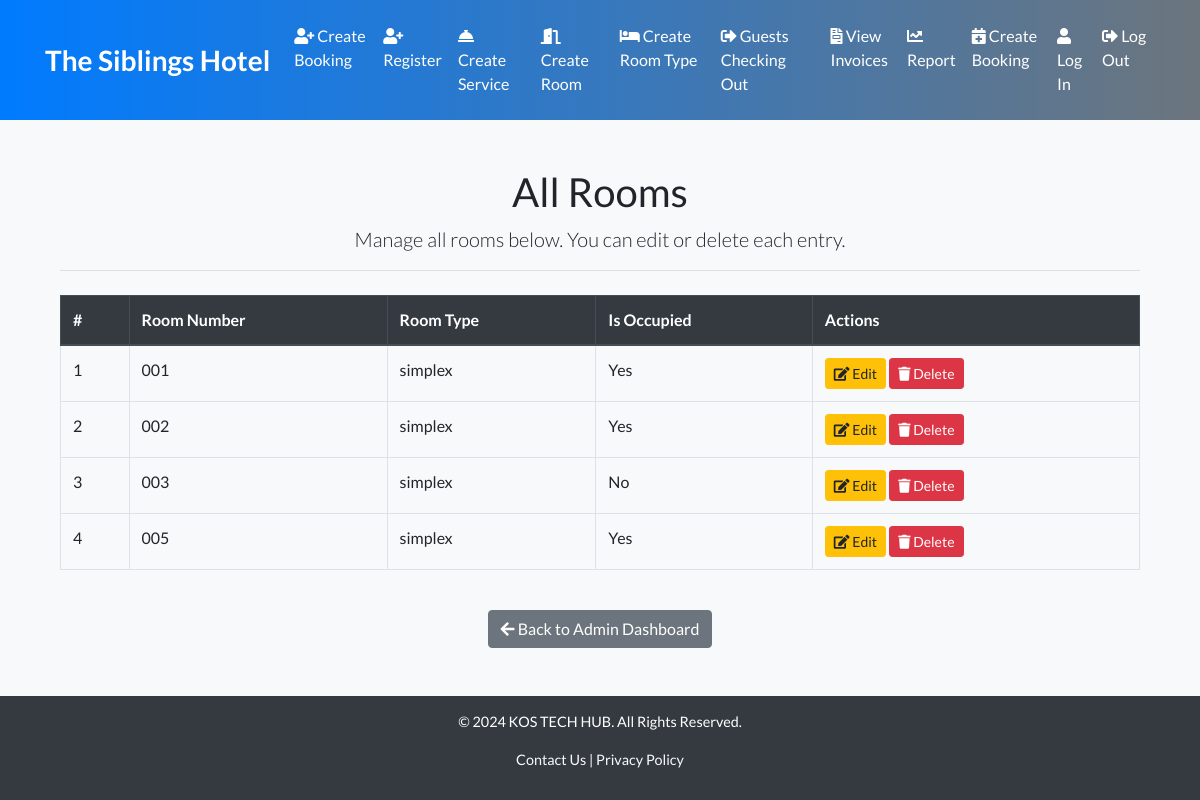
The app's page /admin-dashboard/rooms/ (signed in), older data.
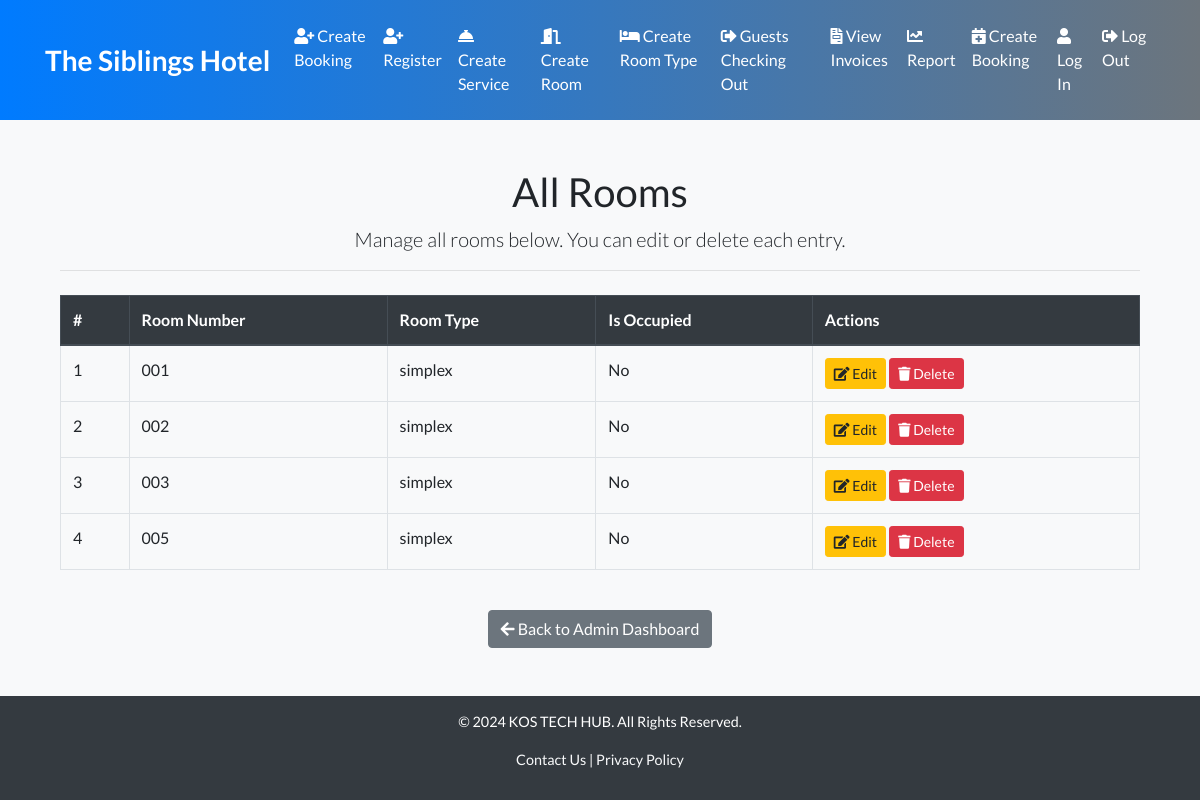
The same page, newer data.
### hotel/models.py (models this page shows, shortened)
class Room(models.Model):
    room_number = models.CharField(max_length=10)
    room_type = models.ForeignKey(RoomType, on_delete=models.CASCADE)
    is_occupied = models.BooleanField(default=False)

class RoomType(models.Model):
    name = models.CharField(max_length=100)
    description = models.TextField(blank=True, null=True)
    price_per_night = models.DecimalField(max_digits=10, decimal_places=2)

### hotel/views.py (the view)
# urls.py: path('admin-dashboard/rooms/', views.admin_room_list, name='admin_room_list'),
@login_required
@admin_required
def admin_room_list(request):
    rooms = Room.objects.all()
    return render(request, 'hotel/room_list.html', {'rooms': rooms})

### hotel/views.py (called while the page is built)
def is_admin_user(user):
    return user.is_superuser

### hotel/templates/hotel/room_list.html
{% extends 'hotel/base.html' %}
{% block content %}
<div class="container my-5">
    <h1 class="text-center">All Rooms</h1>
    <p class="lead text-center">Manage all rooms below. You can edit or delete each entry.</p>
    <hr class="mb-4">
    <div class="table-responsive">
        <table class="table table-hover table-bordered">
            <thead class="thead-dark">
                <tr>
                    <th>#</th>
                    <th>Room Number</th>
                    <th>Room Type</th>
                    <th>Is Occupied</th>
                    <th>Actions</th>
                </tr>
            </thead>
            <tbody>
                {% for room in rooms %}
                <tr>
                    <td>{{ forloop.counter }}</td>
                    <td>{{ room.room_number }}</td>
                    <td>{{ room.room_type.name }}</td>
                    <td>{{ room.is_occupied|yesno:"Yes,No" }}</td>
                    <td>
                        <a href="{% url 'edit_room' room.id %}" class="btn btn-warning btn-sm">
                            <i class="fas fa-edit"></i> Edit
                        </a>
                        <a href="{% url 'delete_room' room.id %}" class="btn btn-danger btn-sm">
                            <i class="fas fa-trash"></i> Delete
                        </a>
                    </td>
                </tr>
                {% endfor %}
            </tbody>
        </table>
    </div>
    <div class="text-center mt-4">
        <a href="{% url 'admin_dashboard' %}" class="btn btn-secondary">
            <i class="fas fa-arrow-left"></i> Back to Admin Dashboard
        </a>
    </div>
</div>
{% endblock %}

Row changes from the older to the newer data that the page shows:
changed Room (number 1 of 4 on the later page): is_occupied "Yes" → "No"
changed Room (number 2 of 4 on the later page): is_occupied "Yes" → "No"
changed Room (number 4 of 4 on the later page): is_occupied "Yes" → "No"
